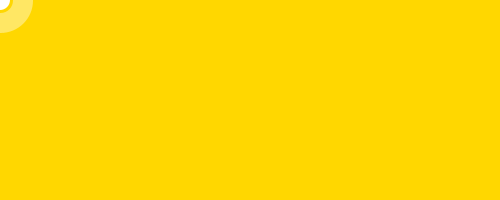
Frame 1 (no input)
Frame 60 (the mouse pressed at the canvas centre just before this capture): identical to frame 1, image omitted
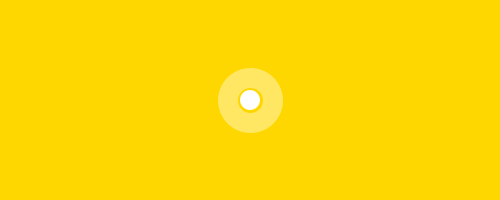
Frame 120 (the mouse held since frame 60 and released just before this capture)

The Processing sketch that drew these frames (run headless with seeded random() and noise(); from frame 60 on, the mouse is pressed at the canvas centre):

// Processing sketch: processing_107532
// ── processing_107532.pde

float x = 100;
float y = 100;
float angle1 = 0.0;
float segLength = 0;

void setup() {
  size(500, 200);
  strokeWeight(45.0);
  stroke(255, 100); 
}

void draw() {
  background(#FFD700);
  
  float dx = mouseX - x;
  float dy = mouseY - y;
  angle1 = atan2(dy, dx);  
  x = mouseX - (cos(angle1) * segLength);
  y = mouseY - (sin(angle1) * segLength);
  

  //segment(x, y, angle1); 
  ellipse(x, y, 20, 20);
 
}

void segment(float x, float y, float a) {
  pushMatrix();
  translate(x, y);
  rotate(a);
  line(0, 0, segLength, 0);
  popMatrix();
 
}
